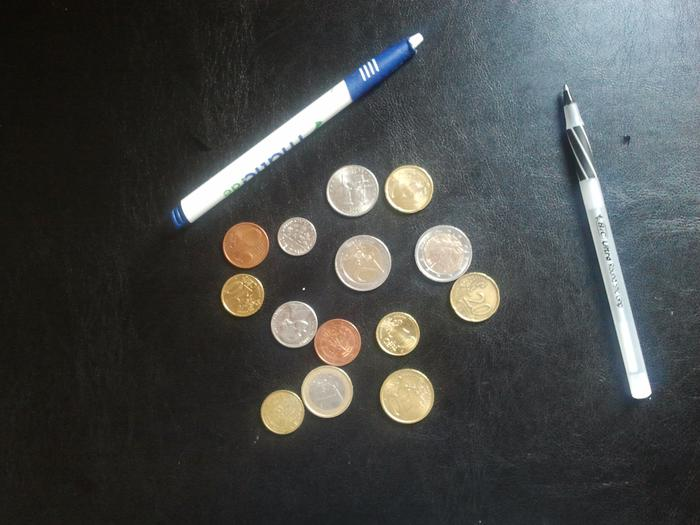
#> input picture proj2_6320/data/proj2-clean-image.jpg, 700 x 525 px
$ jupyter execute --allow-errors Project_2_temp.ipynb
#> lines starting #> are read from the running program, lines starting #| are printed output that depends on the picture; long printed decimals are rounded
# CS 6320 Project 2: Detecting Lines and Circles using Hough Transform

A notebook contains many blocks of code, each of which can be run independently. You can run a cell with ctrl+enter or shift+enter (to move to the next cell).

You are expected to complete this notebook with lines of code, plots and texts. You will need to create new cells with original code or text for your analyses and explanations. Explain what you do and analyze your results. This assignment has a total of 100 points.

## Brief
    Hand-in: through Gradescope
    Required files: <your_uid>.zip.(Please begin with 'u' for your uid)
<!---<your_uid>_proj1.pdf-->

## Setup

   0. Unzip proj2_6320.zip and go to proj2_6320 directory.
      - You can run `unzip proj2_6320.zip && cd proj2_6320` in your terminal.
   1. Install [Miniconda](https://docs.conda.io/en/latest/miniconda.html). It doesn’t matter whether you use Python 2 or 3 because we will create our own environment that uses 3 anyways.
   2. Create a conda environment using the appropriate command. On Windows, open the installed “Conda prompt” to run the command. On MacOS and Linux, you can just use a terminal window to run the command, Modify the command based on your OS (linux, mac, or win): `conda env create -f proj2_env_<OS>.yml`.
    - NOTE that proj2_env.yml is inside the project folder.
   3. This should create an environment named ‘proj2’. Activate it using the Windows command, activate proj2 or the MacOS / Linux command, source activate proj2
   4. Run the notebook using `jupyter notebook` under *proj2_6320* directory.
   5. Ensure that all sanity checks are passing by running pytest tests inside the repo folder.
   6. Generate the zip folder for the code portion of your submission once you’ve finished the project using

        `python zip_submission.py --uid <your_uid>`

## Library Functions
Do not use any library functions that implement Hough Transform in your solution. You can use functions to perform fitlering etc.

## Debugging
We have included several synthetic images of lines and circles to help test your methods in simpler domains if you'd like.

## Writeup
For this project, this notebook itself is the report. You must run all your cells before you hand in it. You code, results, visualization, and discussion will be used for the grading. You will be deducted points if the results are not shown in this notebook. Do not change the order of the cells. You can add cells in need. You can copy a cell and run it seperately if you need to run a cell multiple times and thus every result is displayed in the cell.

## Rubric
    +26 pts: Ques_1
    +12 pts: Ques_2
    +15 pts: Ques_3
    +17 pts: Ques_4
    +15 pts: Ques_5
    +15 pts: Ques_6

    Distribution of the points in a Question is separately mentioned for each sub-task

    -5*n pts: Lose 5 points for every time you do not follow the instructions for the hand-in format.

Submission Format

This is very important as you will lose 5 points for every time you do not follow the instructions. You will attach two items in your submission on Canvas:

1. <your_uid>.zip containing:
    - proj2_code/ - directory containing all your code for this assignment
    - data/       - directory containing all the input images
    - results/    - directory containing all your output images

Do not install any additional packages inside the conda environment. The TAs will use the same environment as defined in the config files we provide you, so anything that’s not in there by default will probably cause your code to break during grading. Do not use absolute paths in your code or your code will break. Use relative paths like the starter code already does. Failure to follow any of these instructions will lead to point deductions. Create the zip file using python zip_submission.py --uid <your_uid> (it will zip up the appropriate directories/files for you!)

[cell 1]
import numpy as np
import cv2 as cv
import matplotlib
import matplotlib.pyplot as plt
import math

[cell 2]
angles = np.array([np.pi*1/8, np.pi*3/8, np.pi*5/8, np.pi*7/8, np.pi*9/8, np.pi*11/8, np.pi*13/8, np.pi*15/8])#np.linspace(0, 360-45, 8)
print(angles)
print(np.rad2deg(angles))

[cell 3]
angles = []
start = np.deg2rad(20)
while len(angles) < 8:
    angles.append(start)
    start = start + np.pi/4
print(angles)
print(np.rad2deg(angles))

[cell 4]
#angles = np.deg2rad(np.linspace(0, 360-45, 8))
def vector(ix, iy, theta):
    return ix * np.cos(theta) + iy * np.sin(theta)

[cell 5]
ix, iy = 16.6294, 11.1114
print(vector(ix, iy, angles))
theta = math.atan(iy/ix)
print(np.rad2deg(theta))

[cell 6]
ix, iy = 0.2942, -0.0585
print(vector(ix, iy, angles))
theta = math.atan(iy/ix)
print(np.rad2deg(theta))

[cell 7]
ix, iy = 16.6294, 11.1114
theta = math.atan(iy/ix)
#> (the rest of this cell did not finish here and is left out)

[cell 8]
a = np.random.randint(1, 10, (3, 3))
print(a)

[cell 9]
a[0,1]

### 1 Processing an image to detect lines using Hough Transform (26 points)

In this question, we process an image and apply Hough Transform on the processed image

#### Tasks:
1. Compute a smooth version of the Input Image <b>(4 points)</b>
2. Detect edges from Images <b>(6 points)</b>
3. Implement Hough Transform <b>(8 points)</b>
4. Apply Hough Transform to detect lines from images <b>(4 points)</b>
5. Apply Hough Transform to detect edges from images <b>(4 points)</b>

#### 1.1 Compute a smooth version of the Input Image

##### You should use a Gaussian filter to generate a smooth image

##### Please note:
The function takes in as input only the sigma value (integer only).<br>
The size of the filter should be computed using the sigma value

[cell 10]
def Gaussian_Filter(sigma):
    '''
    The function takes in as input only the sigma
    and generates a filter using the sigma value
    The size of the filter should be computed using the sigma value
    '''

    ##############################
    # TO DO: Your Implementation
    ##############################
    ### get the kernel size from sigma
    ksize = int(((sigma - 0.8)/0.3 + 1)*2 + 1)
    print(f"Kernel size = {ksize}")

    ### using outer product of 2 1d gaussian kernels
    kernel1d = np.zeros((ksize))
    for i in range(ksize):
        kernel1d[i] = (1 / np.sqrt(2*np.pi*(sigma**2))) * np.exp(-((i**2)/(2*(sigma**2))))
    kernel = np.outer(kernel1d, kernel1d)

    # [5 lines of commented-out code are left out]

    return kernel
    ################################
    # Your Implementation ENDS here
    ################################

[cell 11]
# Reading the Input Image
img        = cv.imread('proj2_6320/data/proj2-clean-image.jpg')
#> img is the input picture: shape (525, 700, 3); mean B, G, R 71.8, 73.2, 71

# Generates the Gaussian Filter
g_kernel   = Gaussian_Filter(2)

# Smoothing the image with the Gaussian Filter
smooth_img = cv.filter2D(img, -1, g_kernel)
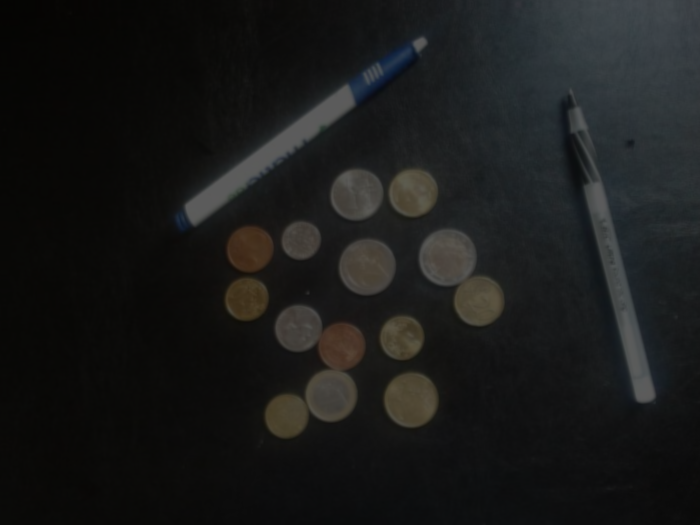
#> smooth_img: shape (525, 700, 3); mean B, G, R 25.8, 26.3, 25.5

# Saves the Smooth Image in the result directory
#cv.imwrite("../results/Ques_1/proj2-clean-image-smoothed.png", smooth_img)

# Plots the smoothed image in the notebook
plt.figure(); plt.imshow(smooth_img.astype(np.uint8));
## extra - remove before submission
plt.figure(); plt.imshow(img.astype(np.uint8));

[cell 12]
def rgb2gray(rgb):
    '''
    Converts the RGB image to the Gray Scale
    '''

    return np.dot(rgb[..., :3], [0.299, 0.587, 0.114])

[cell 13]
def image_uint(input_arr):
    '''
    Scales the image intensity values to the range [0, 255]
    '''

    return (255.0*(input_arr - np.min(input_arr))/(np.max(input_arr) - np.min(input_arr))).astype(np.uint8)

[cell 14]
## extra  - remove before submission
image1 = cv.imread("proj3_6320/data/1a_notredame.jpg")
#> (the rest of this cell did not finish here and is left out)

#### 1.2 Edge Detector
Now we need to extract the edges from the input images. This is as essential step towards detection of lines and circles from the image.

#### You should define a Sobel filter to detect edges in the Original and Smooth Image
Following the definition of the filter, you convolve the filter over the input image using OpenCV library function, <b>filter2D()</b>. You are not required to write any convolution function to apply the filter.

You are required to detect edges on both the <b>original</b> and <b>smooth</b> images.

<b>Do you observe any difference between them? Please comment in a separate cell.</b>

#### 1.2.1 Edge Detector on the Original Image
Please remember the edge detection method should be applied on <b>gray images</b>.
The edge image should be saved as <b>img_gray_edge</b>.

[cell 15]
sobel_horizontal = np.array([[1, 0, -1],
                             [2, 0, -2],
                             [1, 0, -1]])

sobel_vertical = np.array([[1, 2, 1],
                           [0, 0, 0],
                           [-1, -2, -1]])
x = np.array([[2, 8, 0],
              [2, 4, 4],
              [1, 5, 5]])

#> (the rest of this cell did not finish here and is left out)

[cell 16]
##############################
# TO DO: Your Implementation
##############################
sobel_horizontal = np.array([[1, 0, -1],
                             [2, 0, -2],
                             [1, 0, -1]])

sobel_vertical = np.array([[1, 2, 1],
                           [0, 0, 0],
                           [-1, -2, -1]])
gray = rgb2gray(img)
#> in rgb2gray, `return np.dot(rgb[..., :3], [0.299, 0.587, 0.114])`:
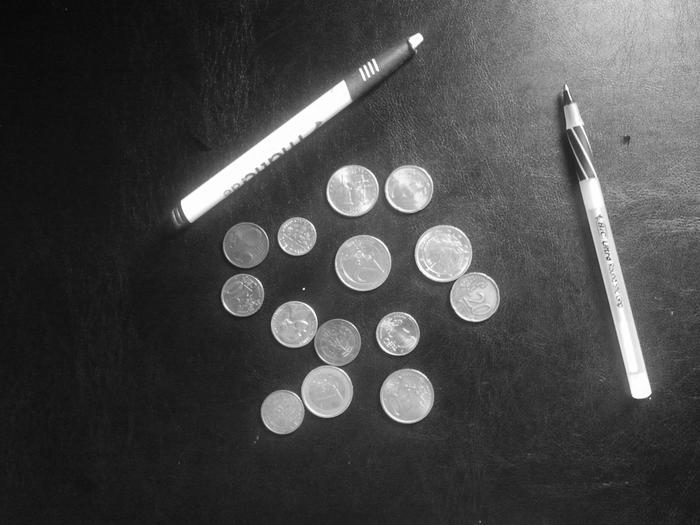
#> returned value: shape (525, 700) float64; min 4.85, max 255, mean 72.5
print(np.max(gray), np.min(gray), np.mean(gray), np.median(gray))
#| 255.000 4.847 72.534 50.484

img_gray_edge = cv.filter2D(gray, -1, sobel_horizontal)
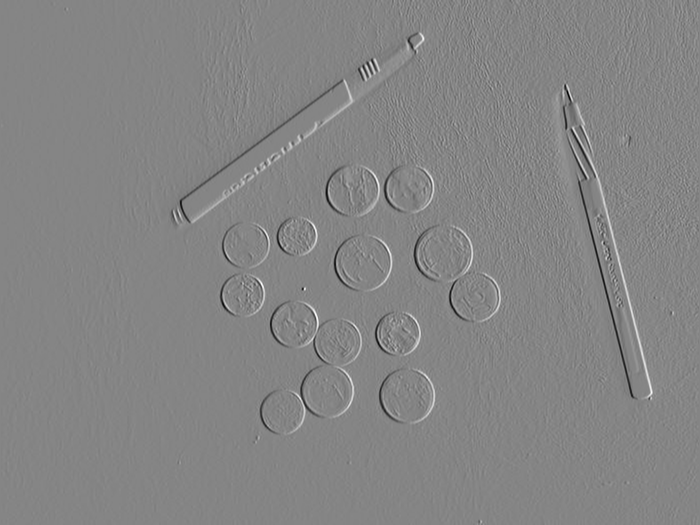
#> img_gray_edge: shape (525, 700) float64; min -758.5, max 695.4, mean -0.8; drawn with min black and max white
img_gray_edge = image_uint(img_gray_edge)
################################
# Your Implementation ENDS here
################################

# Save the Image
#cv.imwrite('../results/Ques_1/Ori_Clean_Edge_Image.png', img_gray_edge)

#Plot the Image
plt.figure(); plt.imshow(img_gray_edge.astype(np.uint8), cmap='gray');

#### 1.2.2 Edge Detector on the Smooth Image
Please remember the edge detection method should be applied on <b>gray images</b>.
The edge image should be saved as <b>smooth_img_gray_edge</b>.

[cell 17]
##############################
# TO DO: Your Implementation
##############################
sobel_horizontal = np.array([[1, 0, -1],
                             [2, 0, -2],
                             [1, 0, -1]])

sobel_vertical = np.array([[1, 2, 1],
                           [0, 0, 0],
                           [-1, -2, -1]])
gray = rgb2gray(img)
g_kernel   = Gaussian_Filter(3)
gray_smooth = cv.filter2D(gray, -1, g_kernel)
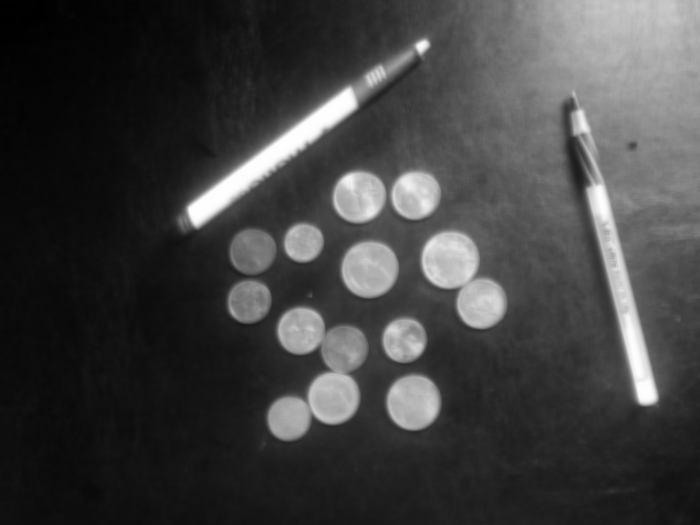
#> gray_smooth: shape (525, 700) float64; min 3.39, max 81.62, mean 23.2; drawn with min black and max white
smooth_img_gray_edge_h = cv.filter2D(gray_smooth, -1, sobel_horizontal)
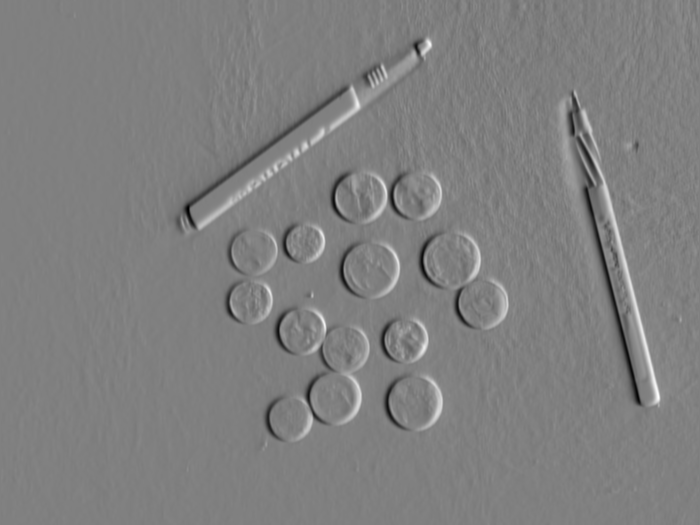
#> smooth_img_gray_edge_h: shape (525, 700) float64; min -87.31, max 86.21, mean -0.3; drawn with min black and max white
smooth_img_gray_edge_v = cv.filter2D(gray_smooth, -1, sobel_vertical)
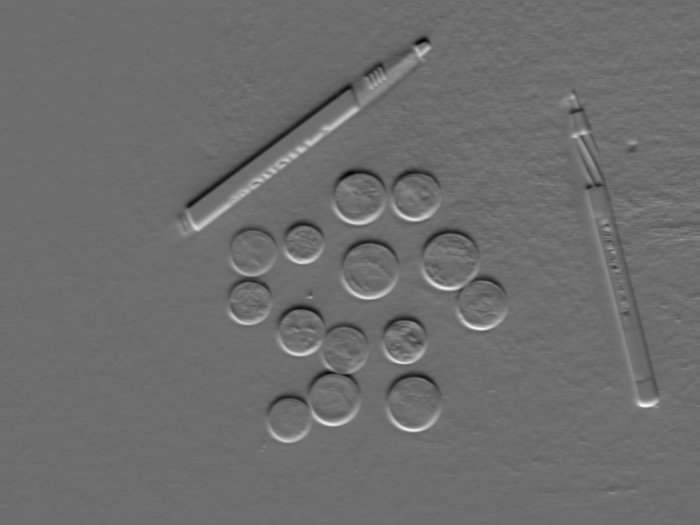
#> smooth_img_gray_edge_v: shape (525, 700) float64; min -77.92, max 103.6, mean 0.2; drawn with min black and max white
smooth_img_gray_edge = np.hypot(smooth_img_gray_edge_h, smooth_img_gray_edge_v)
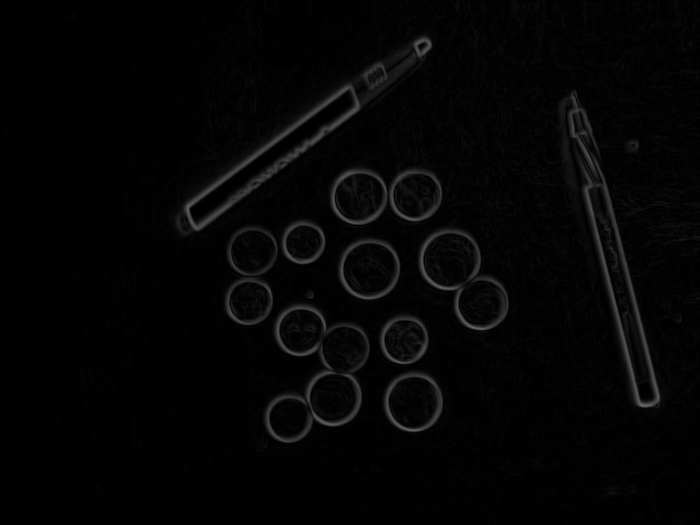
#> smooth_img_gray_edge: shape (525, 700) float64; min 4.44e-16, max 105.4, mean 5.2
smooth_img_gray_edge = image_uint(smooth_img_gray_edge)
#> in image_uint (call 2), `return (255.0*(input_arr - np.min(input_arr))/(np.max(input_arr) - np...`:
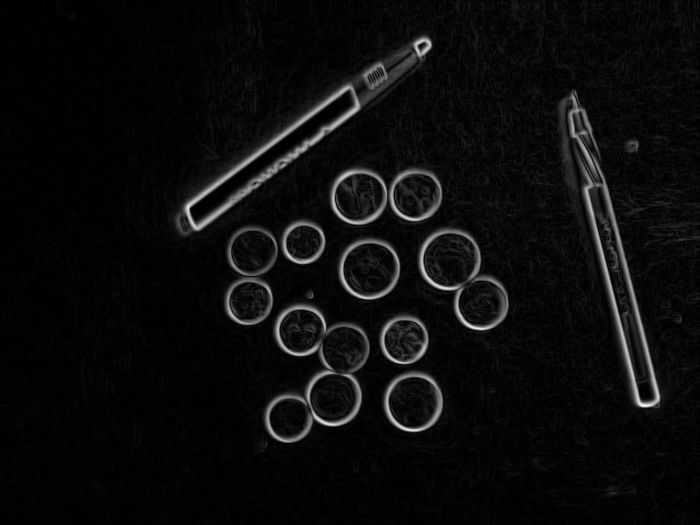
#> returned value: shape (525, 700); min 0, max 255, mean 12
################################
# Your Implementation ENDS here
################################

# Save the Image
#cv.imwrite('../results/Ques_1/Smooth_Clean_Edge_Image.png', smooth_img_gray_edge)

#Plot the Image
plt.figure(); plt.imshow(smooth_img_gray_edge.astype(np.uint8), cmap='gray');
binary_img = smooth_img_gray_edge.copy()
print(np.max(binary_img), np.min(binary_img), np.mean(binary_img), np.median(binary_img))
#| 255 0 12.016 4.0
binary_img[binary_img<50] = 0
plt.figure(); plt.imshow(binary_img.astype(np.uint8), cmap='gray'); plt.title('Binary Image')

#### 1.3 Hough Transform to detect Lines
In this exercise you are expected to implement Hough Transform for line detection as discussed in class. Hough Transform uses an accumulator array to capture the lines present in image. It is applied on binary images which can be generated by thresholding the edge detector output.<br>

For this exercise, the range of theta is <b>[-90, 90]</b> and the range of rho is <b>[-img_diag, img_diag]</b>.

[cell 18]
def hough_transform(input_img, threshold, theta_res, rho_res):

    '''
    This function computes the Accumulator array

    Input:
    1. Output of the Edge Detection Method
    2. Threshold value for generating the binary image
    3. Resolution for Angle
    4. Resolution for Perpendicular Distance from the Origin (Rho)

    Output:
    1. Accumulator array       , declare as accumulator
    2. Array of Theta          , declare as thetas
    3. Array of Rho            , declare as rhos
    4. Thresholded Binary Image, declare as binary_img

    '''

    ##############################
    # TO DO: Your Implementation
    ##############################
    h,w = input_img.shape
    edge_height_half, edge_width_half = h / 2, w / 2
    thetas = np.arange(-90, 90, theta_res)
    img_diag = np.sqrt(h**2 + w**2)
    rhos = np.arange(-img_diag, img_diag, rho_res)
    accumulator = np.zeros((len(rhos), len(thetas)))
    binary_img = input_img.copy()
    binary_img[binary_img<threshold] = 0
    edge_points = np.transpose(np.nonzero(binary_img))
    print(len(edge_points))

    for edge_point in edge_points:
        edge_point = [edge_point[0] - edge_height_half, edge_point[1] - edge_width_half]
        for theta in thetas:
            d = (edge_point[1] * np.cos(np.deg2rad(theta))) - (edge_point[0] * np.sin(np.deg2rad(theta)))
            di = np.abs(rhos-d).argmin()
            ti = np.abs(thetas-theta).argmin()
            accumulator[di, ti] += 1
    ################################
    # Your Implementation ENDS here
    ################################

    return accumulator, thetas, rhos, binary_img

#### 1.3.1 Hough Transform to detect Lines from Original Image

Use the edges detected from the <b>original input image</b> to apply Hough Transform function.<br>
<br>

You need to find a resaonable estimate of the threshold for generating the binary image which is good enough for the Hough transform to extract lines. Please discuss the effect of the threshold on the performance of the algorithm.

Plot the Accumulator Array using the matplotlib function, figure size (20, 20), with proper labeling and title. The image should be saved as <b>Ori_Clean_Image_Accumulator_Array.png</b> in results/Ques_1 sub-directory.

[cell 19]
binary_img = smooth_img_gray_edge.copy()
print(np.max(binary_img), np.min(binary_img), np.mean(binary_img), np.median(binary_img))
#| 255 0 12.016 4.0
binary_img[binary_img<115] = 0
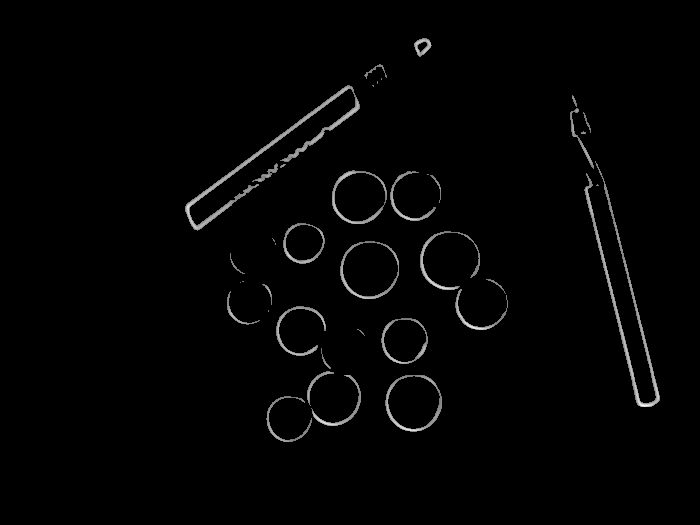
#> binary_img: shape (525, 700); min 0, max 255, mean 3.5
plt.figure(); plt.imshow(binary_img.astype(np.uint8), cmap='gray'); plt.title('Binary Image')

[cell 20]
# Invoke the Hough Transform Method to Extract the Lines from the Image
# You need to find a resaonable estimate of the threshold for generating a binary image
# which is good enough for the Hough transform to extract the lines
# To expedite the process you can play with the resolution of the theta and rho
# without compromising the quality of the results

ori_accumulator, ori_thetas, ori_rhos, ori_binary_img = hough_transform(smooth_img_gray_edge, 140, 2, 4)
#> in hough_transform, `binary_img[binary_img<threshold] = 0`:
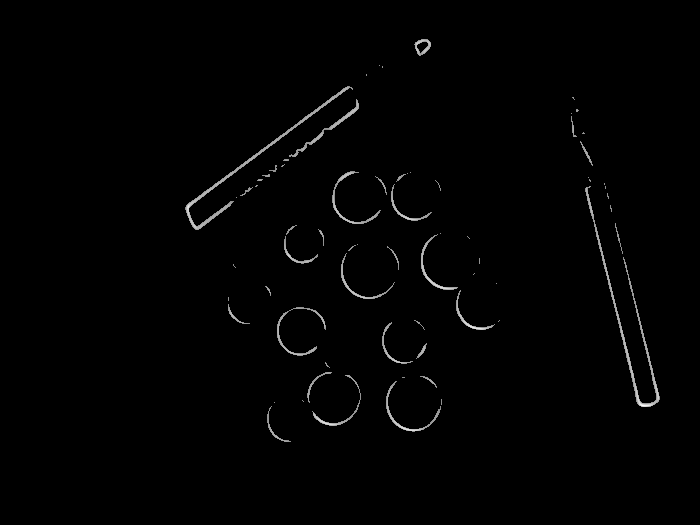
#> binary_img: shape (525, 700); min 0, max 255, mean 2.3
#> in hough_transform, `edge_points = np.transpose(np.nonzero(binary_img))`: edge_points = 5048 pairs, first value 39 to 441, second value 185 to 659
#| 5048
#> (the rest of the program and of its run is left out)
